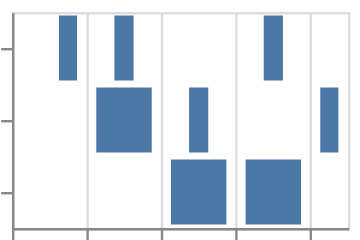

Vega-Lite specification stored for this chart:
### Vega-Lite specification from a JSON file in a GitHub repository (floating-point values rounded to 4 significant figures)
{"$schema": "https://vega.github.io/schema/vega-lite/v6.json", "padding": 5, "autosize": "none", "data": {"name": "table", "values": [{"c": "A", "g": "p", "x": 1, "y": 2, "v": 5, "t": "2024-01-15", "o": {"v": 3}, "IMDB Rating": 6.1, "d": "x1"}, {"c": "B", "g": "q", "x": 2, "y": 4, "v": 9, "t": "2024-02-20", "o": {"v": 7}, "IMDB Rating": 7.4, "d": "x2"}, {"c": "A", "g": "q", "x": 3, "y": 3, "v": 2, "t": "2024-03-05", "o": {"v": 1}, "IMDB Rating": 5.2, "d": "x1"}, {"c": "C", "g": "p", "x": 4, "y": 6, "v": 7, "t": "2024-05-30", "o": {"v": 4}, "IMDB Rating": 8.8, "d": "x3"}, {"c": "B", "g": "p", "x": 5, "y": 5, "v": 4, "t": "2024-07-11", "o": {"v": 9}, "IMDB Rating": 6.9, "d": "x2"}, {"c": "C", "g": "q", "x": 6, "y": 8, "v": 6, "t": "2024-09-02", "o": {"v": 2}, "IMDB Rating": 7.7, "d": "x3"}, {"c": "A", "g": "p", "x": 7, "y": 7, "v": 8, "t": "2024-11-25", "o": {"v": 5}, "IMDB Rating": 4.4, "d": "x1"}, {"c": "B", "g": "q", "x": 8, "y": 9, "v": 3, "t": "2024-12-31", "o": {"v": 8}, "IMDB Rating": 9.1, "d": "x2"}]}, "width": 140, "height": 90, "mark": {"type": "bar", "xOffset": 4, "x2Offset": -4}, "encoding": {"x": {"field": "x", "type": "quantitative"}, "x2": {"field": "y", "type": "quantitative"}, "y": {"field": "c", "type": "nominal"}}}
